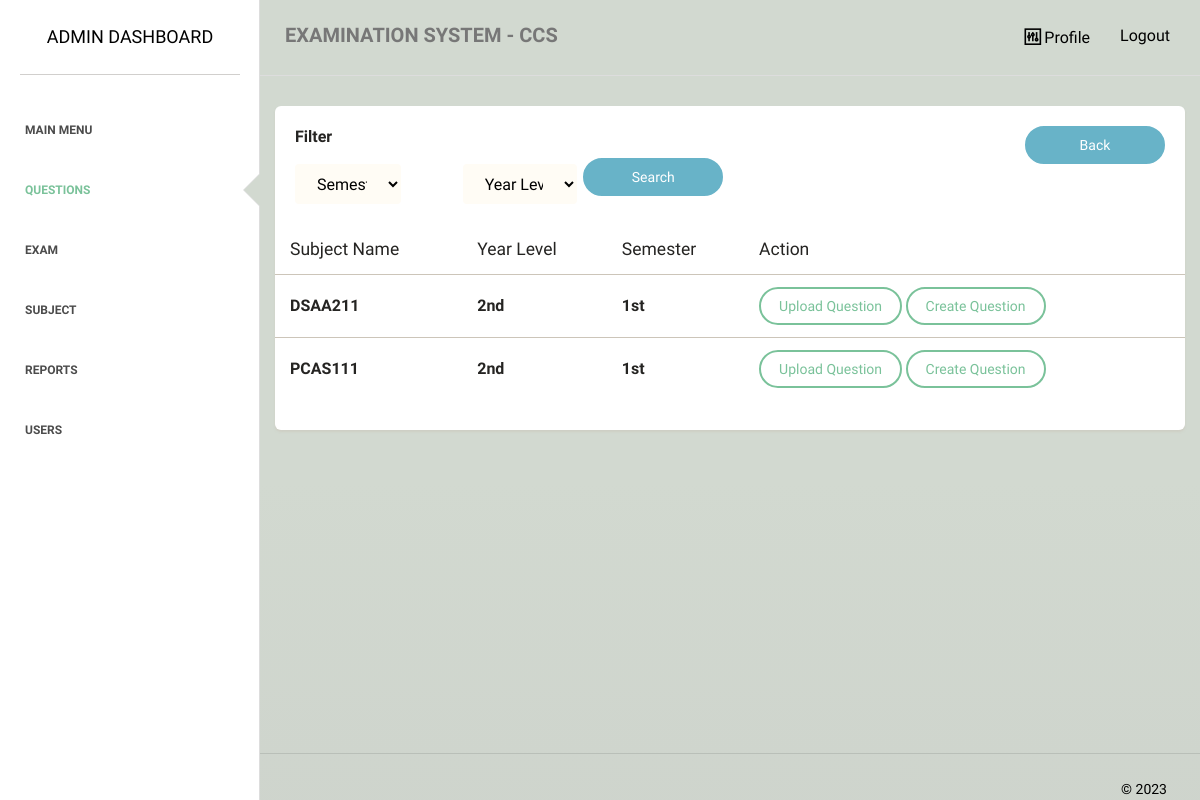
The app's page /admin/questions/list.php with its own data.
### tables this page shows
CREATE TABLE `subject` (
  `subject_id` int(255) NOT NULL,
  `subject_name` varchar(255) NOT NULL,
  `num_of_student` varchar(255) NOT NULL,
  `rnd_id` varchar(255) NOT NULL,
  `list_of_student` varchar(2000) NOT NULL,
  `semester` varchar(5) NOT NULL,
  `yearlevel` varchar(5) NOT NULL
);

### admin/questions/list.php (the view, shortened to what this page needs)
<?php
require_once "../../dbconnect.php";
$search1 = $_GET['search1'] ?? '';
$search2 = $_GET['search2'] ?? '';
if ($search1 && $search2) {
    $statement = $pdo->prepare('SELECT s.* FROM subject s WHERE semester like :semester and yearlevel like :yearlevel');
    $statement->bindValue(':semester', "%$search1%");
    $statement->bindValue(':yearlevel', "%$search2%");
} elseif ($search1 && empty($search2)) {
    $statement = $pdo->prepare('SELECT s.* FROM subject s WHERE semester like :semester');
    $statement->bindValue(':semester', "%$search1%");
} elseif ($search2 && empty($search1)) {
    $statement = $pdo->prepare('SELECT s.* FROM subject s WHERE yearlevel like :yearlevel');
    $statement->bindValue(':yearlevel', "%$search2%");
} else {
    $statement = $pdo->prepare('SELECT * FROM subject');
}
$statement->execute();
$procdata = $statement->fetchAll(PDO::FETCH_ASSOC);
?>
<!doctype html>
<html lang="en">
<head>
    <link href="../../assets/css/main.css" rel="stylesheet" />
    <link href="../../assets/css/animate.css" rel="stylesheet"/>
    <link href="../../assets/css/paper-dashboard.css" rel="stylesheet"/>
    <link href="../../assets/css/demo.css" rel="stylesheet" />
    <link href="http://maxcdn.bootstrapcdn.com/font-awesome/latest/css/font-awesome.min.css" rel="stylesheet">
    <link href="../../assets/css/themify-icons.css" rel="stylesheet">
</head>
<body>
<div class="wrapper">
    <div class="sidebar" data-background-color="white" data-active-color="success">
    	<div class="sidebar-wrapper">
            <div class="logo">
                <a href="" class="simple-text">
                    Admin Dashboard
                </a>
            </div>
            <ul class="nav">
                <li>
                    <a href="../">
                        <p>Main Menu</p>
                    </a>
                </li>
                <li class="active">
                    <a href="">
                        <p>Questions</p>
                    </a>
                </li>
                <li>
                    <a href="../exams/">
                        <p>Exam</p>
                    </a>
                </li>
                <li>
                    <a href="../class/">
                        <p>Subject</p>
                    </a>
                </li>
                <li>
                    <a href="../generate/">
                        <p>Reports</p>
                    </a>
                </li>
                <li>
                    <a href="../user/">
                        <p>Users</p>
                    </a>
                </li>
            </ul>
    	</div>
    </div>
    <div class="main-panel">
        <nav class="navbar navbar-default">
            <div class="container-fluid">
                <div class="navbar-header">
                    <a class="navbar-brand" href="#">EXAMINATION SYSTEM - CCS</a>
                </div>
                <div class="collapse navbar-collapse">
                    <ul class="nav navbar-nav navbar-right">
                        <li>
                            <a href="../profile.php">
                                <i class="ti-panel"></i>
								<p>Profile</p>
                            </a>
                        </li>
						<li>
                            <a href="../../logout">
								<p>Logout</p>
                            </a>
                        </li>
                    </ul>
                </div>
            </div>
        </nav>
        <div class="content">
            <div class="container-fluid">
                <div class="row">
                    <div class="">
                        <div class="card ">
                            <div class="header">
                                <div class="header-arrangement">
                                    <div class="right">
                                        <form action="" method="get">
                                            <div class="flex">
                                                <p><b>Filter</b></p>
                                                <div class="row">
                                                    <div class="col-md-2">
                                                        <select name="search1" class="form-control" style="font-size: medium;">
                                                            <option value="" selected>Semester</option>
                                                        </select>
                                                    </div>
                                                    <div class="col-md-2">
                                                        <select name="search2" class="form-control" style="font-size: medium; margin-left:5rem;">
                                                            <option value="" selected>Year Level</option>
                                                        </select>
                                                    </div>
                                                    <button type="submit" name="search" class="btn btn-info btn-fill btn-wd" style="margin-left:5rem; margin-bottom:1rem;">Search</button>
                                                </div>
                                            </div>
                                        </form>
                                    </div>
                                    <div class="left">
                                        <a href="index.php" class="btn btn-info btn-fill btn-wd">Back</a>
                                    </div>
                                </div>
                            </div>
                            <div class="content table-responsive table-full-width">
                                <table class="table">
                                    <thead>
                                    	<th>Subject Name</th>
                                    	<th>Year Level</th>
                                    	<th>Semester</th>
                                    	<th>Action</th>
                                    </thead>
                                    <tbody>
                                        <?php foreach ($procdata as $i => $item): ?>
                                        <tr>
                                        	<td style="font-size:medium;"><b><?php echo $item['subject_name']; ?></b></td>
                                        	<td style="font-size:medium;"><b><?php echo $item['yearlevel']; ?></b></td>
                                        	<td style="font-size:medium;"><b><?php echo $item['semester']; ?></b></td>
                                            <td style="text-align:left;">
                                                <a href="upload.php?id=<?php echo $item['rnd_id']; ?>" class="btn btn-success btn-wd">Upload Question</a>
                                                <a href="question_type.php?id=<?php echo $item['rnd_id']; ?>" class="btn btn-success btn-wd">Create Question</a>
                                            </td>
                                        </tr>
                                        <?php endforeach;?>
                                    </tbody>
                                </table>
                            </div>
                        </div>
                    </div>
                </div>
            </div>
        </div>
        <footer class="footer">
            <div class="container-fluid">
                <div class="copyright pull-right">
                    &copy; <script>document.write(new Date().getFullYear())</script>
                </div>
            </div>
        </footer>
    </div>
</div>
</body>
</html>

### assets/css/demo.css (style rules this page uses)
.header-arrangement { display: flex; }
.header-arrangement .right { flex: 1; }

### records on screen
subject: subject_name "DSAA211", yearlevel "2nd", semester "1st"
subject: subject_name "PCAS111", yearlevel "2nd", semester "1st"
